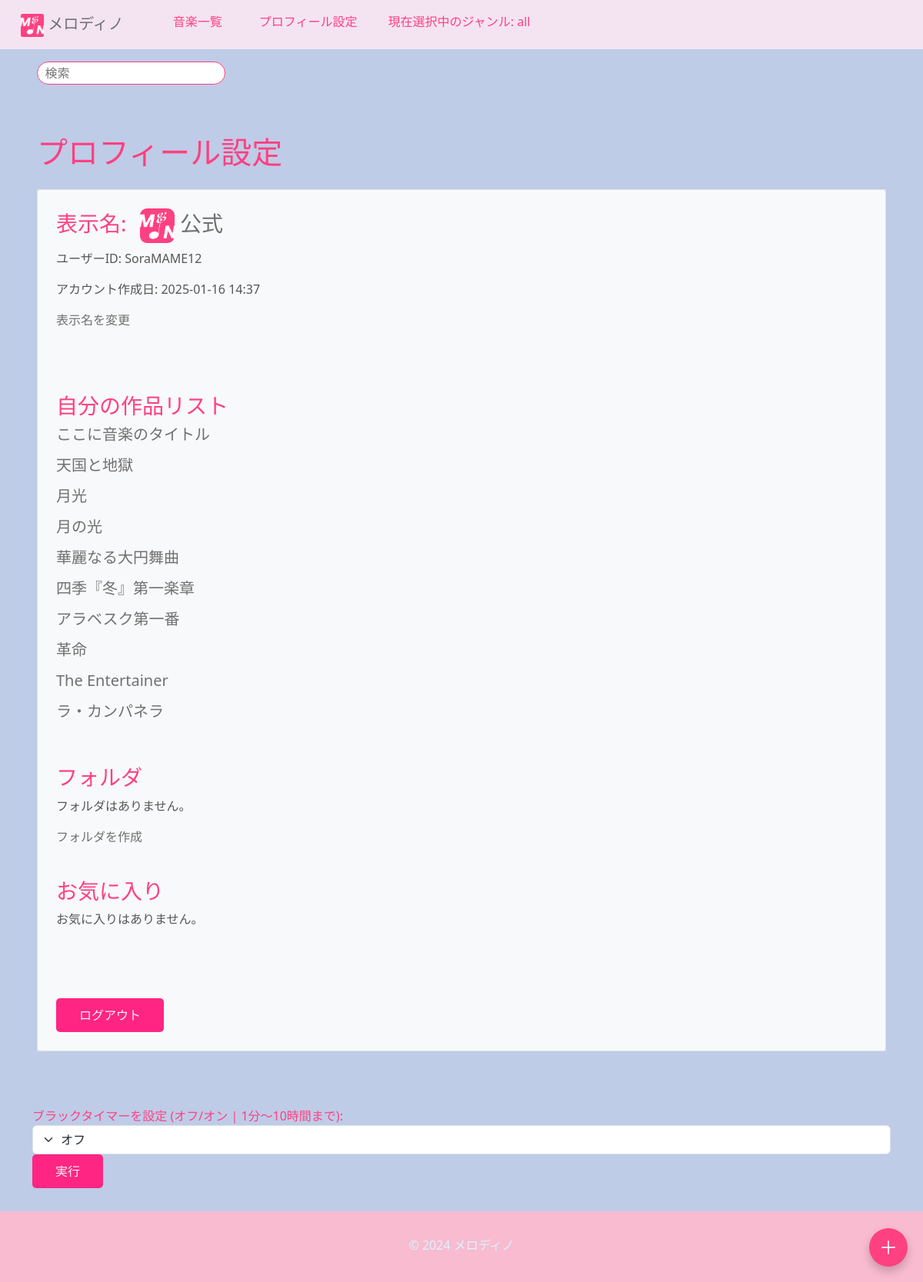
Screenshot of /ongaku/profile/ (signed in) with the database file from the repository.
### ongaku/models.py (models this page shows, shortened)
class UserProfile(models.Model):
    user = models.OneToOneField(User, on_delete=models.CASCADE, verbose_name="ユーザー")
    songs = models.ManyToManyField(Ongaku, verbose_name="作った曲")  # ユーザーが作成した曲の関連
    display_name = models.CharField(max_length=100, unique=True, blank=True, null=True, verbose_name="表示名")
    bio = models.TextField(blank=True, null=True, verbose_name="自己紹介文")  # 自己紹介
    profile_picture = models.ImageField(upload_to='profile_pictures/', blank=True, null=True, verbose_name="アイコン")
    youtube_url = models.URLField(blank=True, null=True, verbose_name="YouTube")  # YouTube URL
    twitter_url = models.URLField(blank=True, null=True, verbose_name="x(Twitter)")  # Twitter URL

class Ongaku(models.Model):
    title = models.CharField(max_length=70, verbose_name="タイトル")
    text = models.TextField(blank=True, default="", verbose_name="説明")
    audio_file = models.FileField(upload_to='music/', null=True, blank=True, verbose_name="音楽ファイル")
    thumbnail = models.ImageField(null=True, blank=True, verbose_name="サムネイル")
    category = models.CharField(
        max_length=100, choices=CATEGORY, null=True, blank=True, verbose_name="カテゴリー"
    )
    custom_category = models.CharField(
        max_length=100,
        blank=True,
        help_text="検索時に見つかりやすくなります。",
        verbose_name="カスタムカテゴリー"
    )
    user = models.ForeignKey(User, on_delete=models.CASCADE, related_name='songs', verbose_name="ユーザー")
    search_count = models.IntegerField(default=0, verbose_name="検索回数")
    play_count = models.IntegerField(default=0, verbose_name="再生回数")
    is_public = models.BooleanField(default=False, verbose_name="公開設定")  # 公開/非公開設定
    created_at = models.DateTimeField(auto_now_add=True, verbose_name="作成日時")  # 投稿日
    ongaku_url = models.URLField(blank=False, null=False, verbose_name="音楽URL")
    favorites = models.ManyToManyField(User, related_name='favorite_songs', blank=True, verbose_name="お気に入り")
    favorited_by = models.ManyToManyField(
        'UserProfile',  # ユーザー情報が保存されているモデル
        related_name='favorite_songs',
        blank=True,
        verbose_name="お気に入りユーザー"
    )
    order = models.PositiveIntegerField(default=0, verbose_name="順序")
    class Meta:
        ordering = ['order']

### ongaku/views.py (the view)
# urls.py: path('profile/', views.profile_list, name='profile_list'),
@login_required
def profile_list(request):
    try:
        userprofile = request.user.userprofile
    except UserProfile.DoesNotExist:
        userprofile = UserProfile.objects.create(user=request.user)
        messages.info(request, "プロフィールが自動的に作成されました。")
    folders = Folder.objects.filter(user=request.user)  # ユーザーのフォルダを取得
    return render(request, 'ongaku/profile_list.html', {'userprofile': userprofile, 'folders': folders})

### ongaku/templates/ongaku/profile_list.html (shortened to what this page needs)
{% extends 'base.html' %}
{% block content %}
<h1 class="c-3 m-4">プロフィール設定</h1>
<div class="c-3 m-4 bg-light rounded" type="kasane">
    <div class="border border_color p-4 mb-4">
        <h3>
            表示名:
            <a href="{% url 'profile' user.pk %}">
                {% if user.userprofile.profile_picture %}
                <img src="{{ user.userprofile.profile_picture.url }}" alt="プロフィール画像" class="profile-picture">
                {% endif %}
                {% if request.user.userprofile.display_name == None %}
                    {{ request.user.userprofile.display_name|default:"匿名" }}{{ user.id }}
                {% else %}
                    {{ request.user.userprofile.display_name|default:"匿名" }}
                {% endif %}
            </a>
        </h3>
        <p>ユーザーID: {{ user.username|default:"なし"  }}</p>
        {% load tz %}
        <p>アカウント作成日: {{ user.date_joined|timezone:"Asia/Tokyo"|date:"Y-m-d H:i" }}</p>
        <a href="{% url 'change_display_name' %}">表示名を変更</a>
        <h3><br></h3>
        <h3><br></h3>
        <h3>自分の作品リスト</h3>
        {% for song in request.user.songs.all %}
            <ul style="margin-left: -40px;">
                <h5><li><a href="{% url 'detail-ongaku' song.pk %}">{{ song.title }}</a></li></h5>
            </ul>
        {% empty %}
            <h5>まだ曲を作成していません。</h5>
        {% endfor %}
        <h3><br></h3>
        <h3>フォルダ</h3>
        {% if folders %}
            <p>フォルダの数: {{ folders.count }}</p>
            <ul style="margin-left: -40px;">
                {% for folder in folders %}
                    <li>
                        <h5>
                            <a href="{% url 'folder_detail' folder.id %}">{{ folder.name }}</a>
                            <form method="POST" action="{% url 'delete_folder' folder.id %}" style="display:inline;">
                                {% csrf_token %}
                                <button type="submit" style="background:none; border:none; color: #ff4081; cursor:pointer; font-size: 20px;" class="btn">✖</button>
                            </form>
                        </h5>
                    </li>
                {% endfor %}
            </ul>
        {% else %}
            <p>フォルダはありません。</p>
        {% endif %}
        <a href="{% url 'create_folder' %}">フォルダを作成</a>
        <h3><br></h3>
        <h3>お気に入り</h3>
        {% for song in request.user.favorite_songs.all %}
            <ul style="margin-left: -40px;">
                <h5>
                    <li>
                        <a href="{% url 'detail-ongaku' song.pk %}">{{ song.title }}</a>
                    </li>
                </h5>
            </ul>
        {% empty %}
            <p>お気に入りはありません。</p>
        {% endfor %}
        <h3><br><br></h3>
        {% if request.user.is_authenticated %}
            <form method="post" action="{% url 'accounts:logout' %}">
                <button type="btn" class="submit" type="submit">ログアウト</button>
            </form>
        {% endif %}
    </div>
</div>
{% endblock %}

### ongaku/static/ongaku/css/style.css (style rules this page uses)
a { text-decoration: none; }

### templates/base.html (style rules this page uses)
body { background-color: #becce8; color: #565656; transition: background-color 0.5s, color 0.5s; }
button { background-color: #ff2583; color: #f4f4f4; border: none; padding: 10px 30px; border-radius: 5px; }
a { color: rgb(112, 112, 112) !important; }
h1, h2, h3, h4, .h5 { color: #ff4081; }
div[type="kasane"] { background-color: #333333; }
ul li { list-style-type: none; padding-left: 0; }

### ongaku/templates/ongaku/profile_list.html (style rules this page uses)
.profile-picture { width: 45px; height: 45px; margin-left: 10px; border-radius: 20%; }

### rows the page displays
Ongaku: title "ここに音楽のタイトル"
Ongaku: title "天国と地獄"
Ongaku: title "月光"
Ongaku: title "月の光"
Ongaku: title "華麗なる大円舞曲"
Ongaku: title "四季『冬』第一楽章"
Ongaku: title "アラベスク第一番"
Ongaku: title "革命"
Ongaku: title "The Entertainer"
Ongaku: title "ラ・カンパネラ"

### other values shown
{{ request.user.userprofile.display_name|default:"匿名" }} "公式"
{{ user.username|default:"なし" }} "SoraMAME12"
{{ user.date_joined|timezone:"Asia/Tokyo"|date:"Y-m-d H:i" }} "2025-01-16 14:37"
